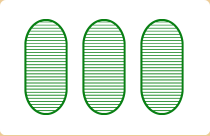
#> input picture deprecated/img/button3.png, 210 x 136 px, found by its file name
$ python gaussblur.py
#> lines starting #> are read from the running program, lines starting #| are printed output that depends on the picture
import cv2
import numpy as np
from matplotlib import pyplot as plt

image = cv2.imread('button3.png')
#> image is the input picture: shape (136, 210, 3); mean B, G, R 221.7, 237, 220.9
gauss_blur = cv2.GaussianBlur(image, (5,5), 0)
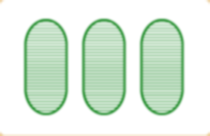
#> gauss_blur: shape (136, 210, 3); mean B, G, R 221.9, 237.1, 220.9

print(image, gauss_blur)
#> (printed output is left out)

plt.subplot(121), plt.imshow(image), plt.title('BEFORE_BLUR:')
plt.subplot(122), plt.imshow(gauss_blur), plt.title('AFTER_BLUR:')


plt.show()
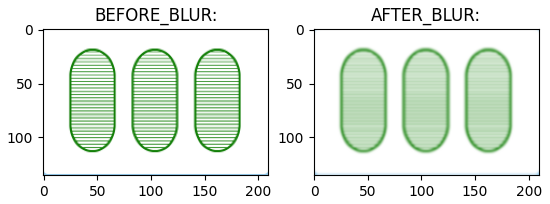
#> figure drawn by matplotlib, 2 panels; B, G, R data is drawn as R, G, B
